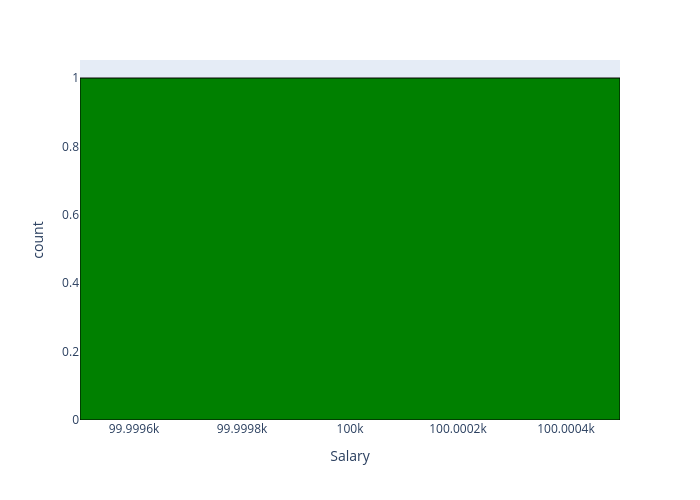

The cell this chart's notebook holds for it:
### Code cell
fig = px.histogram(data_frame=df_salary[df_salary['Job Title'] =='Developer'], x='Salary',   color_discrete_sequence = ['green'], width=700,
     height=500)

fig.update_traces(marker=dict(line=dict(color='black', width=1)))
fig.show()

### Figure 1 — Plotly figure (JSON) as saved in the notebook; plotly's stock layout.template omitted (floating-point values rounded to 4 significant figures)
{"data": [{"bingroup": "x", "hovertemplate": "Salary=%{x}<br>count=%{y}<extra></extra>", "legendgroup": "", "marker": {"color": "green", "line": {"color": "black", "width": 1}, "pattern": {"shape": ""}}, "name": "", "orientation": "v", "showlegend": false, "type": "histogram", "x": [100000.0], "xaxis": "x", "yaxis": "y"}], "layout": {"barmode": "relative", "height": 500, "legend": {"tracegroupgap": 0}, "margin": {"t": 60}, "width": 700, "xaxis": {"anchor": "y", "domain": [0, 1], "title": {"text": "Salary"}}, "yaxis": {"anchor": "x", "domain": [0, 1], "title": {"text": "count"}}}}
